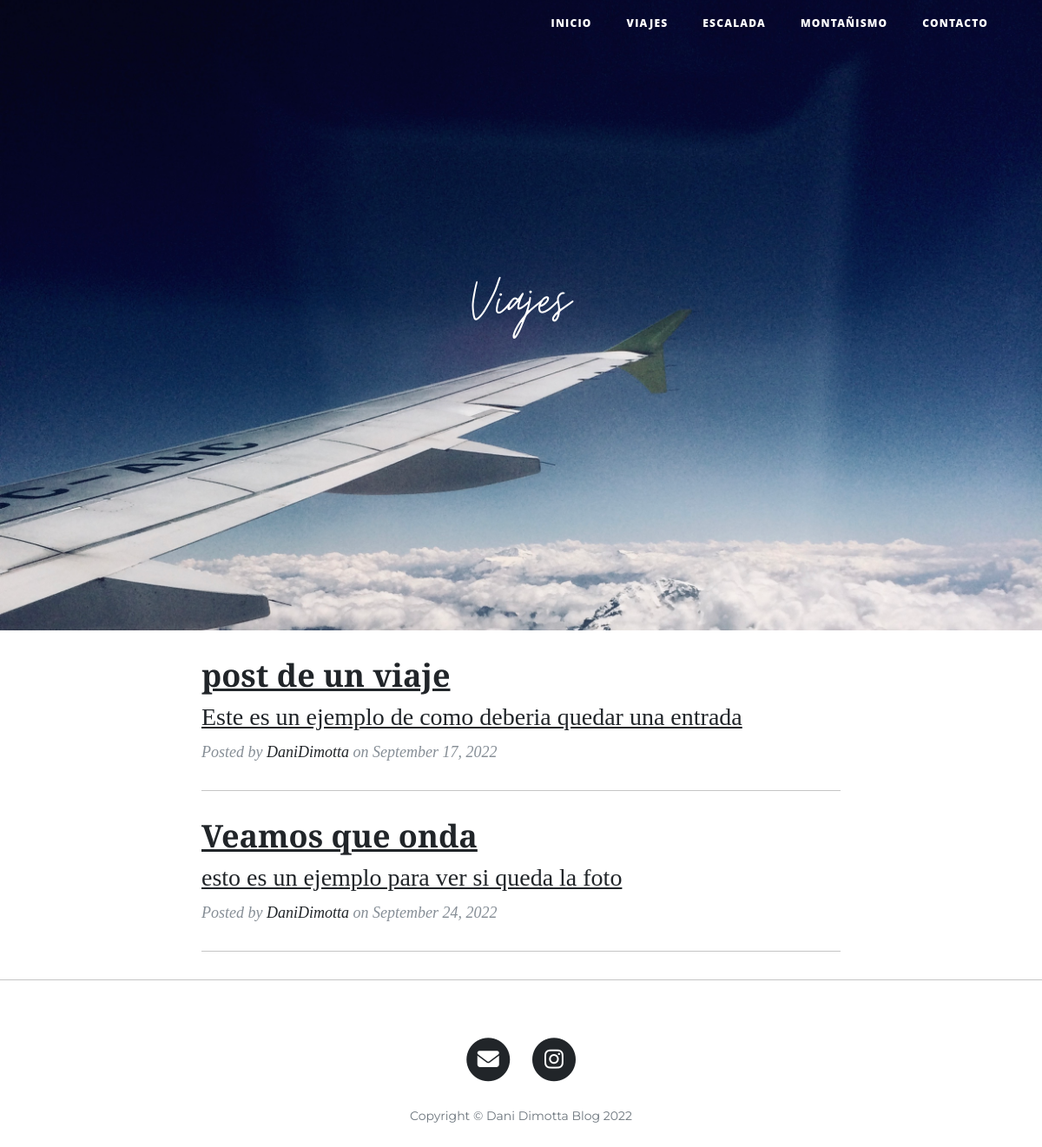
The app's page /viajes with its own data.
### main.py (models this page shows)
class BlogPost(db.Model):
    __tablename__ = "blog_posts"
    id = db.Column(db.Integer, primary_key=True)
    author_id = db.Column(db.Integer, ForeignKey('users.id'))
    author = relationship('Users', back_populates='posts')
    title = db.Column(db.String(250), unique=True, nullable=False)
    subtitle = db.Column(db.String(250), nullable=False)
    category = db.Column(db.String(250), nullable=False)
    date = db.Column(db.String(250), nullable=False)
    body = db.Column(db.Text, nullable=False)
    img_url = db.Column(db.String(250), nullable=False)
    comments = relationship('Comment', back_populates="parent_post")

class Users(UserMixin, db.Model):
    __tablename__ = "users"
    id = db.Column(db.Integer, primary_key=True)
    username = db.Column(db.String(250), nullable=False, unique=True)
    password = db.Column(db.String(250), nullable=False)
    email = db.Column(db.String(250), nullable=False, unique=True)
    posts = relationship("BlogPost", back_populates="author")
    date = db.Column(db.String(250), nullable=False)

### main.py (the view)
@app.route("/viajes")
def viajes():
    posts_viajes = BlogPost.query.filter_by(category='Viajes').all()
    print(posts_viajes)
    return render_template("viajes.html", posts=posts_viajes)

### templates/viajes.html (shortened to what this page needs)
{% include "header.html" %}
<header class="masthead" style="background-image: url('static/img/avion.jpeg'); padding-top: 100px">
    <div class="container">
        <div class="row">
            <div class="col-lg-8 col-md-10 mx-auto">
                <div class="site-heading">
                    <h1>Viajes</h1>
                </div>
            </div>
        </div>
    </div>
</header>
<div class="container">
    <div class="row">
        <div class="col-lg-8 col-md-10 mx-auto">
            {% for post in posts %}
            <div class="post-preview">
                <a href="{{ url_for('show_post', post_id=post.id) }}">
                    <h2 class="post-title">
                        {{post.title}}
                    </h2>
                    <h3 class="post-subtitle">
                        {{post.subtitle}}
                    </h3>
                </a>
                <p class="post-meta">Posted by
                    <a href="{{url_for('about')}}">{{post.author.username}}</a>
                    on {{post.date}}
                </p>
            </div>
            <hr>
            {% endfor %}
        </div>
    </div>
</div>
<hr>
{% include "footer.html" %}

### templates/header.html (shortened to what this page needs)
<!DOCTYPE html>
<html lang="en">
<head>
  <link href="{{ url_for('static', filename='vendor/bootstrap/css/bootstrap.css') }}" rel="stylesheet">
  <link href="https://cdn.jsdelivr.net/npm/bootstrap@5.2.1/dist/css/bootstrap.min.css" rel="stylesheet">
  <link href="{{ url_for('static', filename='vendor/fontawesome-free/css/all.min.css')}}" rel="stylesheet" type="text/css">
  <link href="{{ url_for('static', filename='css/clean-blog.css')}}" rel="stylesheet">
</head>
<body>
  <nav class="navbar navbar-expand-lg navbar-light fixed-top" id="mainNav">
    <div class="container">
      <div class="collapse navbar-collapse" id="navbarResponsive">
        <ul class="navbar-nav ml-auto">
          <li class="nav-item">
            <a class="nav-link" href="{{ url_for('get_all_posts') }}">Inicio</a>
          </li>
          <li class="nav-item">
            <a class="nav-link" href="{{ url_for('viajes') }}">Viajes</a>
          </li>
          <li class="nav-item">
            <a class="nav-link" href="{{ url_for('escalada') }}">Escalada</a>
          </li>
          <li class="nav-item">
            <a class="nav-link" href="{{ url_for('montanismo') }}">Montañismo</a>
          </li>
          <li class="nav-item">
            <a class="nav-link" href="{{ url_for('contact') }}">Contacto</a>
          </li>
        </ul>
      </div>
    </div>
  </nav>

### templates/footer.html (shortened to what this page needs)
<footer>
    <div class="container">
        <div class="row">
            <div class="col-lg-8 col-md-10 mx-auto">
                <ul class="list-inline text-center">
                    <li class="list-inline-item">
                        <a href="{{url_for('contact')}}">
                <span class="fa-stack fa-lg">
                  <i class="fa fa-circle fa-stack-2x"></i>
                  <i class="fa fa-envelope fa-stack-1x fa-inverse"></i>
                </span>
                        </a>
                    </li>
                    <li class="list-inline-item">
                        <a href="https://www.instagram.com/danidimotta/">
                <span class="fa-stack fa-lg">
                  <i class="fas fa-circle fa-stack-2x"></i>
                  <i class="fab fa-instagram fa-stack-1x fa-inverse"></i>
                </span>
                        </a>
                    </li>
                </ul>
                <p class="copyright text-muted">Copyright &copy; Dani Dimotta Blog 2022</p>
            </div>
        </div>
    </div>
</footer>
</body>
</html>

### static/css/clean-blog.css (style rules this page uses)
body { font-size: 20px; color: #181818; font-family: 'Montserrat', sans-serif; }
p { line-height: 1.5; margin: 30px 0; }
p a { text-decoration: underline; }
h1, h2, h3, h4, h5, h6 { font-weight: 800; font-family: LibreFranklin; }
a { color: #212529; transition: all 0.2s; }
.post-title { font-family: 'EB Garamond', serif; font-weight: 600; }
#mainNav { position: absolute; border-bottom: 1px solid #e9ecef; background-color: white; font-family: 'Open Sans', 'Helvetica Neue', Helvetica, Arial, sans-serif; }
#mainNav .navbar-nav > li.nav-item > a { font-size: 12px; font-weight: 800; letter-spacing: 1.2px; text-transform: uppercase; }
@media only screen and (min-width: 992px) { #mainNav { border-bottom: 1px solid transparent; background: transparent; } }
@media only screen and (min-width: 992px) { #mainNav .navbar-nav > li.nav-item > a { padding: 10px 20px; color: #fff; } }
@media only screen and (min-width: 992px) { #mainNav { transition: background-color 0.2s; transform: translate3d(0, 0, 0); -webkit-backface-visibility: hidden; } }
header.masthead, section.masthead { padding-bottom: 10%; background-color: #868e96; background-attachment: fixed; background-position: center center; background-repeat: no-repeat; position: relative; background-size: cover; }
header.masthead .page-heading, header.masthead .post-heading, header.masthead .site-heading { padding: 200px 0 150px; color: white; }
@media only screen and (min-width: 768px) { header.masthead .page-heading, header.masthead .post-heading, header.masthead .site-heading { padding: 200px 0; } }
header.masthead .page-heading, header.masthead .site-heading { text-align: center; }
header.masthead .site-heading h1 { font-family: MoonTime; font-size: 60px; font-weight: 200; margin-top: 0; }
@media only screen and (min-width: 768px) { header.masthead .page-heading h1, header.masthead .site-heading h1 { font-size: 80px; font-family: MoonTime; } }
.post-preview > a { color: #212529; }
.post-preview > a > .post-title { font-family: 'EB Garamond', serif; font-size: 30px; margin-top: 30px; margin-bottom: 10px; }
.post-preview > a > .post-subtitle { font-family: 'EB Garamond', serif; font-weight: 300; margin: 0 0 10px; }
.post-preview > .post-meta { font-family: 'EB Garamond', serif; font-size: 18px; font-style: italic; margin-top: 0; color: #868e96; }
.post-preview > .post-meta > a { text-decoration: none; color: #212529; }
@media only screen and (min-width: 768px) { .post-preview > a > .post-title { font-size: 36px; } }
footer { padding: 50px 0 65px; }
footer .list-inline { margin: 0; padding: 0; }
footer .copyright { font-size: 14px; margin-bottom: 0; text-align: center; }

### records on screen
BlogPost: title "post de un viaje", subtitle "Este es un ejemplo de como deberia quedar una entrada", author.username "DaniDimotta", date "September 17, 2022"
BlogPost: title "Veamos que onda", subtitle "esto es un ejemplo para ver si queda la foto", author.username "DaniDimotta", date "September 24, 2022"
